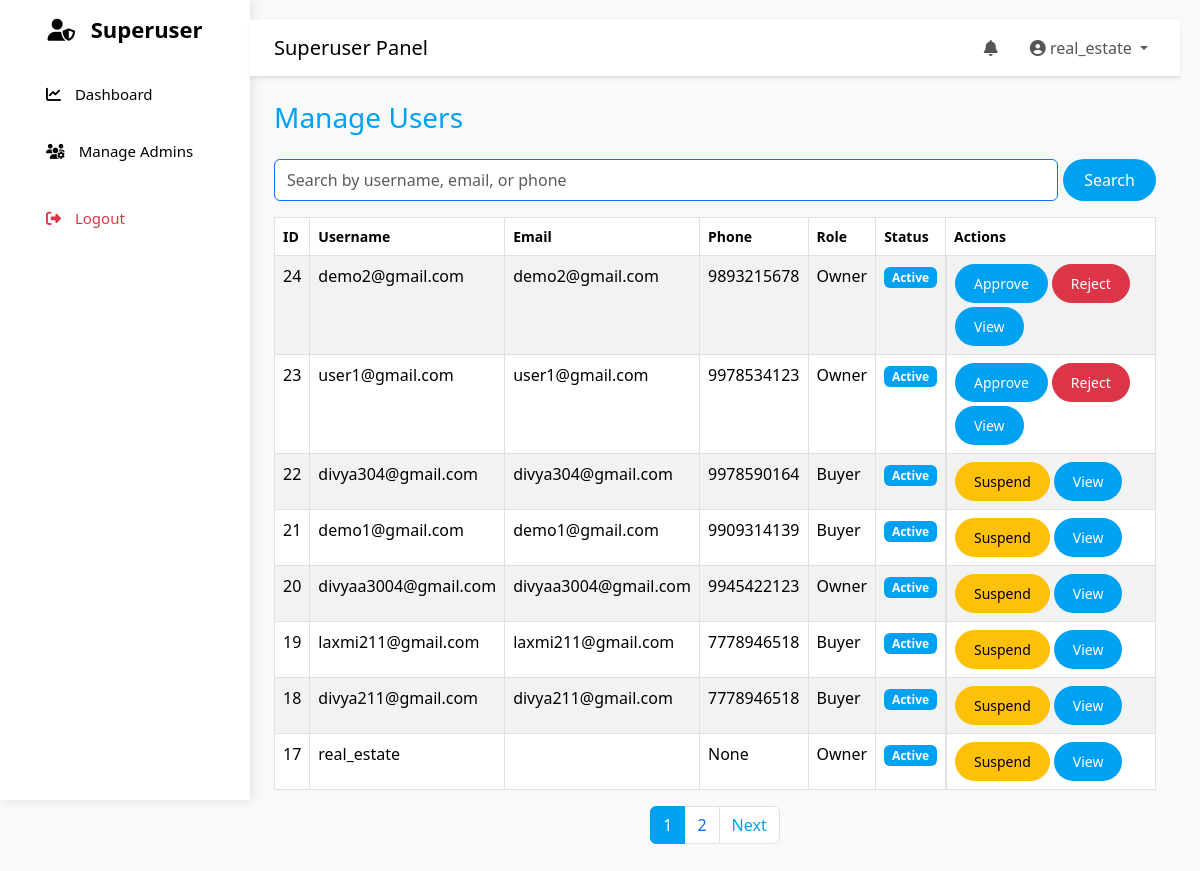
Page /users/ (signed in) on the committed database.
### properties/models.py (models this page shows, shortened)
class UserProfile(models.Model):
    USER_ROLES = (
        ('buyer', 'Buyer'),
        ('seller', 'Seller'),
        ('agent', 'Agent'),
    )
    STATUS_CHOICES = [
        ('pending', 'Pending'),   # waiting for admin approval
        ('active', 'Active'),     # approved and active
        ('suspended', 'Suspended') # banned/rejected
    ]
    user = models.OneToOneField(User, on_delete=models.CASCADE, related_name="profile")
    role = models.CharField(max_length=20, choices=USER_ROLES, default="buyer")
    phone = models.CharField(max_length=15, blank=True, null=True)
    status = models.CharField(max_length=10, choices=STATUS_CHOICES, default='active')
    email_verified = models.BooleanField(default=False)
    profile_picture = models.ImageField(
        upload_to="profile_pics/",
        default="profile_pics/default-avatar.png",
        blank=True,
        null=True
    )
    created_at = models.DateTimeField(auto_now_add=True)
    updated_at = models.DateTimeField(auto_now=True)
    free_posts_remaining = models.PositiveIntegerField(default=2)  # free posts for new owners
    wallet_credits = models.PositiveIntegerField(default=0)        # credits purchased
    scheduled_deletion = models.DateTimeField(null=True, blank=True)

### properties/views.py (the view)
# urls.py: path('users/' ,views.manage_users, name="manage_users"),
@admin_required
def manage_users(request):
    search_query = request.GET.get("q", "")
    users = UserProfile.objects.select_related("user").all().order_by("-created_at")
    if search_query:
        users = users.filter(
            Q(user__username__icontains=search_query) |
            Q(user__email__icontains=search_query) |
            Q(phone__icontains=search_query)
        )
    paginator = Paginator(users, 8)
    page_number = request.GET.get("page")
    page_obj = paginator.get_page(page_number)
    return render(request, "properties/admin/manage_users.html", {
        "users": page_obj,       # pass the paginated object
        "search_query": search_query,
    })

### properties/context_processors.py (called while the page is built)
def notifications(request):
    if request.user.is_authenticated:
        unread_count = Notification.objects.filter(user=request.user, read=False).count()
        unread_notifications = Notification.objects.filter(user=request.user, read=False).order_by('-created_at')[:5]
    else:
        unread_notifications = []
        unread_count = 0
    return {
        "unread_notifications": unread_notifications,
        "unread_count": unread_count,
    }

### properties/views.py (called while the page is built)
def is_admin(user):
    return user.is_authenticated and (user.is_staff or user.is_superuser)

### templates/properties/admin/manage_users.html (shortened to what this page needs)
{% extends "properties/admin_base.html" %}
{% load static %}
{% block body %}
<div class="container mt-4">
    <h3 class="mb-4" style="color: #00A1F1;">Manage Users</h3>
    <form method="get" class="mb-3 d-flex" style="gap: 5px;">
        <input type="text" name="q" value="{{ search_query }}" class="form-control border-primary" placeholder="Search by username, email, or phone">
        <button type="submit" class="btn" style="background-color: #00A1F1; color: #fff; width: 100px;">Search</button>
    </form>
    <table class="table table-striped table-bordered">
        <thead style="background-color: #00A1F1; color: white;">
            <tr>
                <th>ID</th>
                <th>Username</th>
                <th>Email</th>
                <th>Phone</th>
                <th>Role</th>
                <th>Status</th>
                <th>Actions</th>
            </tr>
        </thead>
        <tbody>
            {% for u in users %}
            <tr>
                <td>{{ u.id }}</td>
                <td>{{ u.user.username }}</td>
                <td>{{ u.user.email }}</td>
                <td>{{ u.phone }}</td>
                <td>{{ u.role|title }}</td>
                <td>
                    {% if u.user.is_active %}
                        <span class="badge" style="background-color: #00A1F1;">Active</span>
                    {% else %}
                        <span class="badge bg-danger">Inactive</span>
                    {% endif %}
                </td>
                <td class="d-flex flex-wrap gap-1">
                    {% if u.status == "pending" %}
                        <a href="{% url 'approve_user_role' u.user.id %}" class="btn btn-sm" style="background-color: #00A1F1; color: #fff;">Approve</a>
                        <a href="{% url 'reject_user_role' u.user.id %}" class="btn btn-sm btn-danger">Reject</a>
                    {% else %}
                        {% if u.user.is_active %}
                            <a href="{% url 'suspend_user' u.user.id %}" class="btn btn-sm btn-warning">Suspend</a>
                        {% else %}
                            <a href="{% url 'activate_user' u.user.id %}" class="btn btn-sm" style="background-color: #00A1F1; color: #fff;">Activate</a>
                        {% endif %}
                    {% endif %}
                    <a href="{% url 'view_user' u.user.id %}" class="btn btn-sm" style="background-color: #00A1F1; color: #fff;">View</a>
                </td>
            </tr>
            {% empty %}
            <tr>
                <td colspan="7" class="text-center">No users found.</td>
            </tr>
            {% endfor %}
        </tbody>
    </table>
    <nav aria-label="Page navigation">
        <ul class="pagination justify-content-center">
            {% for num in users.paginator.page_range %}
                <li class="page-item {% if users.number == num %}active{% endif %}">
                    <a class="page-link {% if users.number != num %}text-primary{% endif %}"
                       href="?page={{ num }}{% if search_query %}&q={{ search_query }}{% endif %}"
                       style="{% if users.number == num %}background-color:#00A1F1; color:white;{% endif %}">{{ num }}</a>
                </li>
            {% endfor %}
            {% if users.has_next %}
            <li class="page-item">
                <a class="page-link" href="?page={{ users.next_page_number }}{% if search_query %}&q={{ search_query }}{% endif %}" style="color: #00A1F1;">Next</a>
            </li>
            {% endif %}
        </ul>
    </nav>
</div>
{% endblock %}

### templates/properties/admin_base.html (shortened to what this page needs)
{% load static %}
<!DOCTYPE html>
<html lang="en">
<head>
   <link href="{% static 'properties/main_css/bootstrap.min.css' %}" rel="stylesheet">
<link href="{% static 'properties/main_css/bootstrap-icons.min.css' %}" rel="stylesheet">
  <link href="{% static 'properties/main_css/admin.css' %}" rel="stylesheet">
  <link href="https://cdnjs.cloudflare.com/ajax/libs/font-awesome/6.5.0/css/all.min.css" rel="stylesheet">
</head>
<body class="bg-light">
  <div class="d-flex">
    <div class="sidebar bg-white text-dark p-3 vh-100" style="width:250px;">
      <h4 class="mb-4">
        {% if request.user.is_superuser %}
          <i class="fas fa-user-shield"></i> Superuser
        {% elif request.user.is_staff %}
          <i class="fas fa-user-cog"></i> Admin
        {% else %}
          <i class="fas fa-user"></i> Dashboard
        {% endif %}
      </h4>
      <nav class="nav flex-column">
        {% if request.user.is_superuser %}
          <a href="{% url 'superuser_dashboard' %}" class="nav-link  {% if request.resolver_match.url_name == 'superuser_dashboard' %}active fw-bold{% endif %}">
            <i class="fas fa-chart-line"></i> Dashboard
          </a>
          <a href="{% url 'manage_admins' %}" class="nav-link  {% if request.resolver_match.url_name == 'manage_admins' %}active fw-bold{% endif %}">
            <i class="fas fa-users-gear"></i> Manage Admins
          </a>
        {% endif %}
        <a href="{% url 'logout_view' %}" class="nav-link text-danger mt-3">
          <i class="fas fa-sign-out-alt"></i> Logout
        </a>
      </nav>
    </div>
    <div class="content flex-grow-1">
      <nav class="navbar navbar-expand navbar-light bg-white shadow-sm px-4">
        <span class="navbar-brand">
          {% if request.user.is_superuser %}
            Superuser Panel
          {% elif request.user.is_staff %}
            Admin Panel
          {% else %}
            Dashboard
          {% endif %}
        </span>
        <ul class="navbar-nav ms-auto">
          <li class="nav-item me-3">
            <a class="nav-link"><i class="fas fa-bell"></i></a>
          </li>
          <li class="nav-item dropdown">
            <a class="nav-link dropdown-toggle" href="#" data-bs-toggle="dropdown">
              <i class="fas fa-user-circle"></i> {{ request.user.username }}
            </a>
          </li>
        </ul>
      </nav>
      <div class="container-fluid mt-4">
        {% block body %}{% endblock %}
      </div>
    </div>
  </div>
</body>
</html>

### properties/static/properties/main_css/admin.css (style rules this page uses)
* { margin: 0; padding: 0; box-sizing: border-box; font-family: "Segoe UI", Tahoma, Geneva, Verdana, sans-serif; }
:root { --primary-color: #00A1F1; --primary-color-hover: #008ECC; }
h3, h4, h5 { color: var(--primary-color); }
.table thead { background-color: var(--primary-color); color: #fff; }
.pagination .page-link { color: var(--primary-color); }
.pagination .page-item.active .page-link { background-color: var(--primary-color); color: #fff; border-color: var(--primary-color); }
button { width: 100%; padding: 12px; border: none; border-radius: 8px; background: #00A1F1; color: white; font-weight: bold; cursor: pointer; font-size: 15px; transition: background 0.3s ease, transform 0.2s ease; }
body { background: #f7f9fc; color: black; }
.sidebar { position: fixed; top: 0; left: 0; height: 100%; width: 230px; background: #00A1F1; color: black; padding-top: 20px; box-shadow: 2px 0 10px rgba(0, 0, 0, 0.1); }
.sidebar h4 { font-size: 22px; margin-bottom: 30px; font-weight: bold; text-align: center; color: black; }
.sidebar a { display: flex; align-items: center; gap: 10px; padding: 12px 20px; margin: 5px 10px; text-decoration: none; color: black; border-radius: 8px; font-size: 15px; font-weight: 500; transition: all 0.3s ease; }
.content { margin-left: 230px; padding: 20px; }
body { font-family: "Segoe UI", Tahoma, Geneva, Verdana, sans-serif; background-color: #f8f9fa; margin: 0; padding: 0; }
.sidebar { position: fixed; top: 0; left: 0; height: 100%; width: 230px; background-color: white; padding-top: 20px; overflow-y: auto; }
.sidebar a { display: block; color: black; padding: 12px 20px; text-decoration: none; transition: all 0.3s ease; }
.sidebar i { margin-right: 10px; }
.navbar { border-bottom: 1px solid #e0e0e0; }
.navbar .nav-link { color: #555 !important; }
.table thead { background-color: #f1f1f1; font-size: 14px; }
.btn { border-radius: 30px; padding: 8px 18px; }
.table th { font-weight: 600; }

### rows in the picture
UserProfile: id "24", user.username "demo2@gmail.com", user.email "demo2@gmail.com", phone "9893215678", role "Owner", shows "Active", status "Approve"
UserProfile: id "23", user.username "user1@gmail.com", user.email "user1@gmail.com", phone "9978534123", role "Owner", shows "Active", status "Approve"
UserProfile: id "22", user.username "divya304@gmail.com", user.email "divya304@gmail.com", phone "9978590164", role "Buyer", shows "Active", status "Suspend"
UserProfile: id "21", user.username "demo1@gmail.com", user.email "demo1@gmail.com", phone "9909314139", role "Buyer", shows "Active", status "Suspend"
UserProfile: id "20", user.username "divyaa3004@gmail.com", user.email "divyaa3004@gmail.com", phone "9945422123", role "Owner", shows "Active", status "Suspend"
UserProfile: id "19", user.username "laxmi211@gmail.com", user.email "laxmi211@gmail.com", phone "7778946518", role "Buyer", shows "Active", status "Suspend"
UserProfile: id "18", user.username "divya211@gmail.com", user.email "divya211@gmail.com", phone "7778946518", role "Buyer", shows "Active", status "Suspend"
UserProfile: id "17", user.username "real_estate", phone "None", role "Owner", shows "Active", status "Suspend"

### other values in the picture
{{ request.user.username }} "real_estate"
{{ num }} "1" "2"
